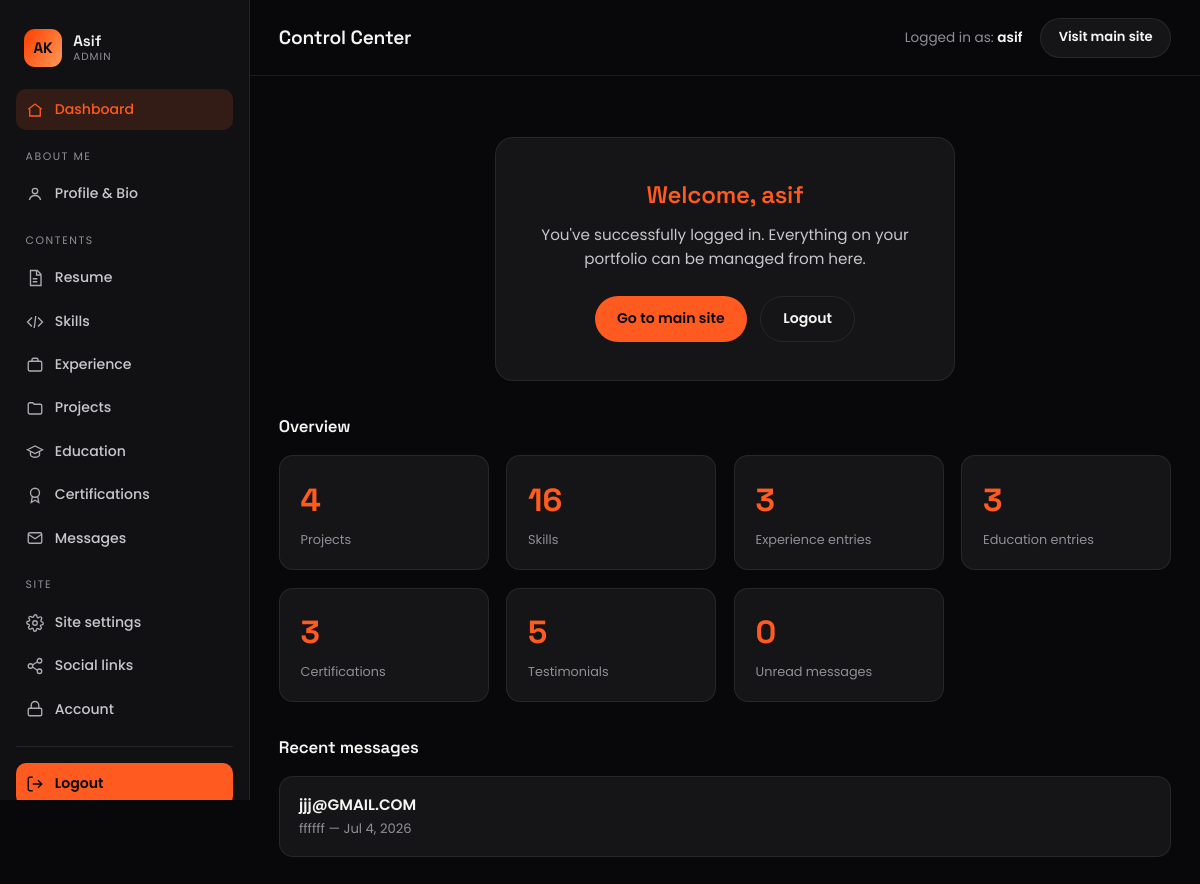
The page /crm/asif/ (signed in) on the database its author committed.
### core/models.py (models this page shows, shortened)
class SingletonModel(models.Model):
    class Meta:
        abstract = True
    @classmethod
    def load(cls):
        obj, _ = cls.objects.get_or_create(pk=1)
        return obj

class SiteSettings(SingletonModel):
    site_name = models.CharField(max_length=100, default="Asif Keloth")
    tagline = models.CharField(max_length=160, default="UI/UX Designer & UI Developer")
    email = models.EmailField(default="hello@example.com")
    phone = models.CharField(max_length=40, blank=True)
    location = models.CharField(max_length=120, default="Kochi, India")
    resume = models.FileField(upload_to="resume/", blank=True, null=True)
    logo_text = models.CharField(max_length=40, default="A")
    footer_note = models.CharField(max_length=200, default="Designed & built with care.")
    seo_title = models.CharField(max_length=70, blank=True,
                                 help_text="Default <title>. Falls back to site name.")
    seo_description = models.CharField(max_length=160, blank=True)
    seo_keywords = models.CharField(max_length=255, blank=True)
    og_image = models.ImageField(upload_to="seo/", blank=True, null=True)
    class Meta:
        verbose_name = "Site settings"
        verbose_name_plural = "Site settings"

class ContactMessage(models.Model):
    name = models.CharField(max_length=100)
    email = models.EmailField()
    subject = models.CharField(max_length=160, blank=True)
    message = models.TextField()
    created_at = models.DateTimeField(auto_now_add=True)
    is_read = models.BooleanField(default=False)
    class Meta:
        ordering = ["-created_at"]

### crm/views.py (the view)
# urls.py: path("", views.home, name="home"),
@staff_required_view
def home(request):
    return render(request, "crm/home.html", {
        "counts": {
            "projects": m.Project.objects.count(),
            "skills": m.Skill.objects.count(),
            "experience": m.TimelineEntry.objects.filter(kind="work").count(),
            "education": m.TimelineEntry.objects.filter(kind="education").count(),
            "certifications": m.Certification.objects.count(),
            "testimonials": m.Testimonial.objects.count(),
            "unread_messages": m.ContactMessage.objects.filter(is_read=False).count(),
        },
        "recent_messages": m.ContactMessage.objects.all()[:5],
        "active": "home",
    })

### core/context_processors.py (called while the page is built)
def site_globals(request):
    return {
        "site": SiteSettings.load(),
        "social_links": SocialLink.objects.filter(is_active=True),
    }

### crm/context_processors.py (called while the page is built)
def sidebar_counts(request):
    if not (request.user.is_authenticated and request.user.is_staff):
        return {}
    return {"dash_unread": m.ContactMessage.objects.filter(is_read=False).count()}

### crm/views.py (called while the page is built)
def staff_required_view(view_func):
    from django.contrib.auth.decorators import login_required, user_passes_test
    return login_required(login_url="crm:login")(
        user_passes_test(lambda u: u.is_staff, login_url="crm:login")(view_func)
    )

### crm/templates/crm/home.html (shortened to what this page needs)
{% extends "crm/base.html" %}
{% block page_title %}Control Center{% endblock %}
{% block content %}
<div class="welcome-card">
  <h2>Welcome, {{ request.user.get_username }}</h2>
  <p>You've successfully logged in. Everything on your portfolio can be managed from here.</p>
  <div style="display:flex;gap:.8rem;justify-content:center">
    <a href="{% url 'home' %}" target="_blank" rel="noopener" class="btn btn--primary">Go to main site</a>
    <form method="post" action="{% url 'crm:logout' %}">
      <button type="submit" class="btn btn--ghost">Logout</button>
    </form>
  </div>
</div>
<h3 class="dash-section-title">Overview</h3>
<div class="dash-grid dash-grid--stats">
  <div class="stat-card"><span class="stat-card__num">{{ counts.projects }}</span><span class="stat-card__label">Projects</span></div>
  <div class="stat-card"><span class="stat-card__num">{{ counts.skills }}</span><span class="stat-card__label">Skills</span></div>
  <div class="stat-card"><span class="stat-card__num">{{ counts.experience }}</span><span class="stat-card__label">Experience entries</span></div>
  <div class="stat-card"><span class="stat-card__num">{{ counts.education }}</span><span class="stat-card__label">Education entries</span></div>
  <div class="stat-card"><span class="stat-card__num">{{ counts.certifications }}</span><span class="stat-card__label">Certifications</span></div>
  <div class="stat-card"><span class="stat-card__num">{{ counts.testimonials }}</span><span class="stat-card__label">Testimonials</span></div>
  <div class="stat-card"><span class="stat-card__num">{{ counts.unread_messages }}</span><span class="stat-card__label">Unread messages</span></div>
</div>
{% if recent_messages %}
<h3 class="dash-section-title">Recent messages</h3>
<div class="list-rows">
  {% for msg in recent_messages %}
  <a href="{% url 'crm:message_detail' msg.pk %}" class="list-row message-row {% if not msg.is_read %}is-unread{% endif %}">
    <div class="list-row__body">
      <div class="list-row__title">{{ msg.name }} {% if not msg.is_read %}<span class="tag tag--unread">New</span>{% endif %}</div>
      <div class="list-row__sub">{{ msg.subject|default:"No subject" }} — {{ msg.created_at|date:"M j, Y" }}</div>
    </div>
  </a>
  {% endfor %}
</div>
{% endif %}
{% endblock %}

### crm/templates/crm/base.html (shortened to what this page needs)
{% load static %}<!DOCTYPE html>
<html lang="en">
<head>
  <link rel="stylesheet" href="{% static 'crm/dashboard.css' %}">
</head>
<body>
  <div class="dash">
    <aside class="dash__sidebar" id="dashSidebar">
      <a href="{% url 'crm:home' %}" class="dash__brand">
        <span class="dash__brand-mark">{{ site.logo_text|default:"A" }}</span>
        <span class="dash__brand-text">{{ request.user.get_username }}<small>Admin</small></span>
      </a>
      <nav class="dash__nav">
        <a href="{% url 'crm:home' %}" class="{% if active == 'home' %}is-active{% endif %}">
          <svg viewBox="0 0 24 24" fill="none" stroke="currentColor" stroke-width="1.8"><path d="M3 11l9-7 9 7"/><path d="M5 10v10h14V10"/></svg>
          Dashboard
        </a>
        <p class="dash__nav-label">About me</p>
        <a href="{% url 'crm:profile' %}" class="{% if active == 'profile' %}is-active{% endif %}">
          <svg viewBox="0 0 24 24" fill="none" stroke="currentColor" stroke-width="1.8"><circle cx="12" cy="8" r="3.6"/><path d="M4.5 20c1-4 3.8-6 7.5-6s6.5 2 7.5 6"/></svg>
          Profile &amp; Bio
        </a>
        <p class="dash__nav-label">Contents</p>
        <a href="{% url 'crm:resume' %}" class="{% if active == 'resume' %}is-active{% endif %}">
          <svg viewBox="0 0 24 24" fill="none" stroke="currentColor" stroke-width="1.8"><path d="M6 2h9l5 5v15H6z"/><path d="M14 2v6h6M9 13h6M9 17h6"/></svg>
          Resume
        </a>
        <a href="{% url 'crm:skills' %}" class="{% if active == 'skills' %}is-active{% endif %}">
          <svg viewBox="0 0 24 24" fill="none" stroke="currentColor" stroke-width="1.8"><path d="M8 6l-6 6 6 6M16 6l6 6-6 6M13 4l-2 16"/></svg>
          Skills
        </a>
        <a href="{% url 'crm:experience_list' %}" class="{% if active == 'experience' %}is-active{% endif %}">
          <svg viewBox="0 0 24 24" fill="none" stroke="currentColor" stroke-width="1.8"><rect x="3" y="7" width="18" height="13" rx="2"/><path d="M8 7V5a2 2 0 012-2h4a2 2 0 012 2v2"/></svg>
          Experience
        </a>
        <a href="{% url 'crm:project_list' %}" class="{% if active == 'projects' %}is-active{% endif %}">
          <svg viewBox="0 0 24 24" fill="none" stroke="currentColor" stroke-width="1.8"><path d="M3 7a2 2 0 012-2h4l2 2h8a2 2 0 012 2v9a2 2 0 01-2 2H5a2 2 0 01-2-2V7z"/></svg>
          Projects
        </a>
        <a href="{% url 'crm:education_list' %}" class="{% if active == 'education' %}is-active{% endif %}">
          <svg viewBox="0 0 24 24" fill="none" stroke="currentColor" stroke-width="1.8"><path d="M2 9l10-5 10 5-10 5-10-5z"/><path d="M6 11v5c0 1.3 2.7 3 6 3s6-1.7 6-3v-5"/></svg>
          Education
        </a>
        <a href="{% url 'crm:certification_list' %}" class="{% if active == 'certifications' %}is-active{% endif %}">
          <svg viewBox="0 0 24 24" fill="none" stroke="currentColor" stroke-width="1.8"><circle cx="12" cy="9" r="6"/><path d="M8.5 14L7 22l5-3 5 3-1.5-8"/></svg>
          Certifications
        </a>
        <a href="{% url 'crm:message_list' %}" class="{% if active == 'messages' %}is-active{% endif %}">
          <svg viewBox="0 0 24 24" fill="none" stroke="currentColor" stroke-width="1.8"><rect x="3" y="5" width="18" height="14" rx="2"/><path d="M3 7l9 6 9-6"/></svg>
          Messages
        </a>
        <p class="dash__nav-label">Site</p>
        <a href="{% url 'crm:settings' %}" class="{% if active == 'settings' %}is-active{% endif %}">
          Site settings
        </a>
        <a href="{% url 'crm:social_link_list' %}" class="{% if active == 'social' %}is-active{% endif %}">
          <svg viewBox="0 0 24 24" fill="none" stroke="currentColor" stroke-width="1.8"><circle cx="18" cy="5" r="3"/><circle cx="6" cy="12" r="3"/><circle cx="18" cy="19" r="3"/><path d="M8.6 10.6l6.8-4.2M8.6 13.4l6.8 4.2"/></svg>
          Social links
        </a>
        <a href="{% url 'crm:account' %}" class="{% if active == 'account' %}is-active{% endif %}">
          <svg viewBox="0 0 24 24" fill="none" stroke="currentColor" stroke-width="1.8"><rect x="3" y="11" width="18" height="10" rx="2"/><path d="M7 11V7a5 5 0 0110 0v4"/></svg>
          Account
        </a>
      </nav>
      <form method="post" action="{% url 'crm:logout' %}" class="dash__logout">
        <button type="submit">
          <svg viewBox="0 0 24 24" fill="none" stroke="currentColor" stroke-width="1.8"><path d="M9 21H5a2 2 0 01-2-2V5a2 2 0 012-2h4"/><path d="M16 17l5-5-5-5M21 12H9"/></svg>
          Logout
        </button>
      </form>
    </aside>
    <div class="dash__main">
      <header class="dash__topbar">
        <h1 class="dash__topbar-title">{% block page_title %}Control Center{% endblock %}</h1>
        <div class="dash__topbar-actions">
          <span class="dash__whoami">Logged in as: <b>{{ request.user.get_username }}</b></span>
          <a href="{% url 'home' %}" target="_blank" rel="noopener" class="dash__visit">Visit main site</a>
        </div>
      </header>
      <main class="dash__content">
        {% block content %}{% endblock %}
      </main>
    </div>
  </div>
</body>
</html>

### rows shown on the page
SiteSettings: logo_text "AK"
ContactMessage: name "jjj@GMAIL.COM", subject "ffffff", created_at "Jul 4, 2026"

### other values the page prints
{{ request.user.get_username }} "Asif"
{{ request.user.get_username }} "asif"
{{ counts.projects }} "4"
{{ counts.skills }} "16"
{{ counts.experience }} "3"
{{ counts.education }} "3"
{{ counts.certifications }} "3"
{{ counts.testimonials }} "5"
{{ counts.unread_messages }} "0"
